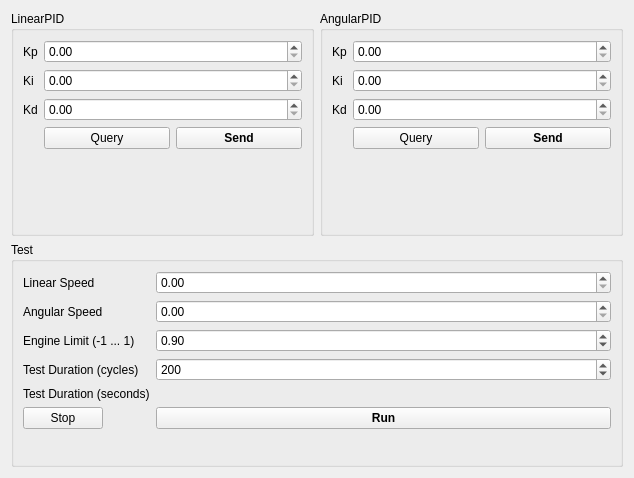
<?xml version="1.0" encoding="UTF-8"?>
<ui version="4.0">
 <class>AsservWindow</class>
 <widget class="QWidget" name="AsservWindow">
  <property name="geometry">
   <rect>
    <x>0</x>
    <y>0</y>
    <width>634</width>
    <height>478</height>
   </rect>
  </property>
  <property name="windowTitle">
   <string>Asservissement</string>
  </property>
  <layout class="QVBoxLayout" name="verticalLayout">
   <item>
    <layout class="QHBoxLayout" name="horizontalLayout">
     <item>
      <widget class="QGroupBox" name="groupBox">
       <property name="title">
        <string>LinearPID</string>
       </property>
       <layout class="QFormLayout" name="formLayout">
        <item row="0" column="0">
         <widget class="QLabel" name="label">
          <property name="text">
           <string>Kp</string>
          </property>
         </widget>
        </item>
        <item row="0" column="1">
         <widget class="QDoubleSpinBox" name="linKp"/>
        </item>
        <item row="1" column="0">
         <widget class="QLabel" name="label_2">
          <property name="text">
           <string>Ki</string>
          </property>
         </widget>
        </item>
        <item row="1" column="1">
         <widget class="QDoubleSpinBox" name="linKi"/>
        </item>
        <item row="2" column="0">
         <widget class="QLabel" name="label_3">
          <property name="text">
           <string>Kd</string>
          </property>
         </widget>
        </item>
        <item row="2" column="1">
         <widget class="QDoubleSpinBox" name="linKd"/>
        </item>
        <item row="3" column="1">
         <layout class="QHBoxLayout" name="horizontalLayout_2">
          <item>
           <widget class="QPushButton" name="linQuery">
            <property name="text">
             <string>Query</string>
            </property>
           </widget>
          </item>
          <item>
           <widget class="QPushButton" name="linSet">
            <property name="font">
             <font>
              <weight>75</weight>
              <bold>true</bold>
             </font>
            </property>
            <property name="text">
             <string>Send</string>
            </property>
           </widget>
          </item>
         </layout>
        </item>
       </layout>
      </widget>
     </item>
     <item>
      <widget class="QGroupBox" name="groupBox_2">
       <property name="title">
        <string>AngularPID</string>
       </property>
       <layout class="QFormLayout" name="formLayout_2">
        <item row="0" column="0">
         <widget class="QLabel" name="label_4">
          <property name="text">
           <string>Kp</string>
          </property>
         </widget>
        </item>
        <item row="0" column="1">
         <widget class="QDoubleSpinBox" name="angKp"/>
        </item>
        <item row="1" column="0">
         <widget class="QLabel" name="label_6">
          <property name="text">
           <string>Ki</string>
          </property>
         </widget>
        </item>
        <item row="1" column="1">
         <widget class="QDoubleSpinBox" name="angKi"/>
        </item>
        <item row="2" column="0">
         <widget class="QLabel" name="label_5">
          <property name="text">
           <string>Kd</string>
          </property>
         </widget>
        </item>
        <item row="2" column="1">
         <widget class="QDoubleSpinBox" name="angKd"/>
        </item>
        <item row="3" column="1">
         <layout class="QHBoxLayout" name="horizontalLayout_3">
          <item>
           <widget class="QPushButton" name="angQuery">
            <property name="text">
             <string>Query</string>
            </property>
           </widget>
          </item>
          <item>
           <widget class="QPushButton" name="angSet">
            <property name="font">
             <font>
              <weight>75</weight>
              <bold>true</bold>
             </font>
            </property>
            <property name="text">
             <string>Send</string>
            </property>
           </widget>
          </item>
         </layout>
        </item>
       </layout>
      </widget>
     </item>
    </layout>
   </item>
   <item>
    <widget class="QGroupBox" name="groupBox_3">
     <property name="title">
      <string>Test</string>
     </property>
     <layout class="QFormLayout" name="formLayout_3">
      <item row="0" column="0">
       <widget class="QLabel" name="label_7">
        <property name="text">
         <string>Linear Speed</string>
        </property>
       </widget>
      </item>
      <item row="0" column="1">
       <widget class="QDoubleSpinBox" name="linSpeed">
        <property name="maximum">
         <double>10.000000000000000</double>
        </property>
        <property name="singleStep">
         <double>0.500000000000000</double>
        </property>
       </widget>
      </item>
      <item row="1" column="0">
       <widget class="QLabel" name="label_8">
        <property name="text">
         <string>Angular Speed</string>
        </property>
       </widget>
      </item>
      <item row="1" column="1">
       <widget class="QDoubleSpinBox" name="angSpeed">
        <property name="maximum">
         <double>10.000000000000000</double>
        </property>
        <property name="singleStep">
         <double>0.500000000000000</double>
        </property>
       </widget>
      </item>
      <item row="2" column="0">
       <widget class="QLabel" name="label_10">
        <property name="text">
         <string>Engine Limit (-1 ... 1)</string>
        </property>
       </widget>
      </item>
      <item row="2" column="1">
       <widget class="QDoubleSpinBox" name="engineLimit">
        <property name="minimum">
         <double>-1.000000000000000</double>
        </property>
        <property name="maximum">
         <double>1.000000000000000</double>
        </property>
        <property name="singleStep">
         <double>0.100000000000000</double>
        </property>
        <property name="value">
         <double>0.900000000000000</double>
        </property>
       </widget>
      </item>
      <item row="3" column="0">
       <widget class="QLabel" name="label_9">
        <property name="text">
         <string>Test Duration (cycles)</string>
        </property>
       </widget>
      </item>
      <item row="3" column="1">
       <widget class="QSpinBox" name="duration">
        <property name="minimum">
         <number>10</number>
        </property>
        <property name="maximum">
         <number>10000</number>
        </property>
        <property name="singleStep">
         <number>50</number>
        </property>
        <property name="value">
         <number>200</number>
        </property>
       </widget>
      </item>
      <item row="4" column="0">
       <widget class="QLabel" name="label_11">
        <property name="text">
         <string>Test Duration (seconds)</string>
        </property>
       </widget>
      </item>
      <item row="4" column="1">
       <widget class="QLabel" name="durationLabel">
        <property name="text">
         <string/>
        </property>
       </widget>
      </item>
      <item row="5" column="0">
       <widget class="QPushButton" name="stopButton">
        <property name="text">
         <string>Stop</string>
        </property>
       </widget>
      </item>
      <item row="5" column="1">
       <widget class="QPushButton" name="runButton">
        <property name="font">
         <font>
          <weight>75</weight>
          <bold>true</bold>
         </font>
        </property>
        <property name="text">
         <string>Run</string>
        </property>
       </widget>
      </item>
     </layout>
    </widget>
   </item>
  </layout>
 </widget>
 <resources/>
 <connections/>
</ui>
